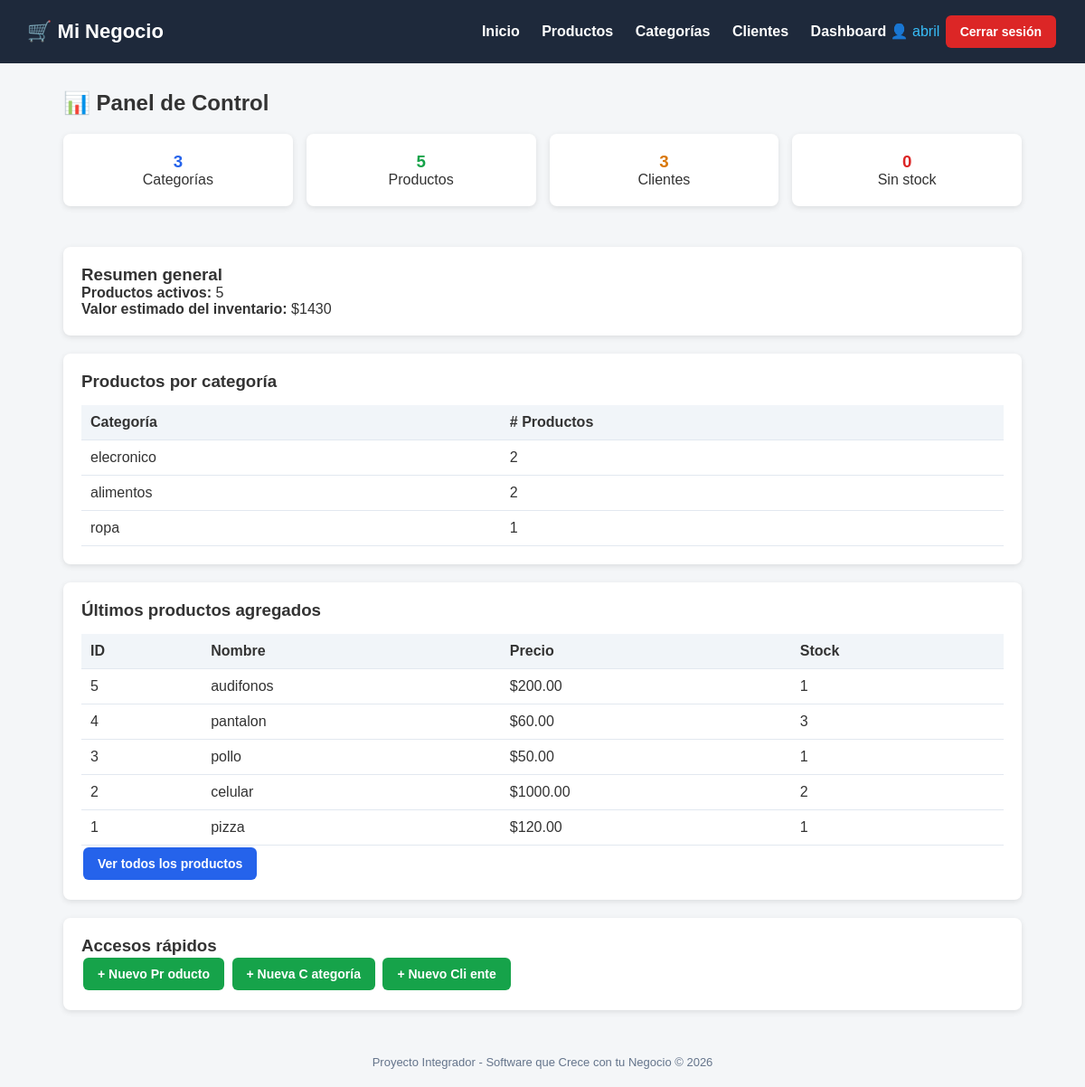
The page /dashboard/ (signed in) on the database its author committed.
### tienda/models.py (models this page shows, shortened)
class Categoria(models.Model):
    nombre = models.CharField(max_length=100)
    descripcion = models.TextField(blank=True, null=True)
    class Meta:
        verbose_name = "Categoria"
        verbose_name_plural = "Categorías"

class Producto(models.Model):
    nombre = models.CharField(max_length=200)
    descripcion = models.TextField(blank=True, null=True)
    precio = models.DecimalField(max_digits=10, decimal_places=2)
    stock = models.IntegerField(default=0)
    categoria = models.ForeignKey(Categoria, on_delete=models.CASCADE)
    fecha_creacion = models.DateTimeField(auto_now_add=True)
    activo = models.BooleanField(default=True)
    class Meta:
        verbose_name = "Producto"
        verbose_name_plural = "Productos"
        ordering = ['nombre']

### tienda/views.py (the view)
# urls.py: path('dashboard/', views.dashboard, name='dashboard'),
@login_required
def dashboard(request):
 total_categorias = Categoria.objects.count()
 total_productos = Producto.objects.count()
 total_clientes = Cliente.objects.count()
 productos_activos = Producto.objects.filter(activo=True).count()
 productos_sin_stock = Producto.objects.filter(stock=0).count()
 valor_inventario = Producto.objects.aggregate(
 total=Sum('precio')
 )['total'] or 0
 ultimos_productos = Producto.objects.order_by('-id')[:5]
 por_categoria = (
 Categoria.objects
 .annotate(num_productos=Count('producto'))
 .order_by('-num_productos')
 )
 context = {
 'total_categorias': total_categorias,
 'total_productos': total_productos,
 'total_clientes': total_clientes,
 'productos_activos': productos_activos,
 'productos_sin_stock': productos_sin_stock,
 'valor_inventario': valor_inventario,
 'ultimos_productos': ultimos_productos,
 'por_categoria': por_categoria,
 }
 return render(request, 'tienda/dashboard.html', context)

### tienda/templates/tienda/dashboard.html (shortened to what this page needs)
{% extends 'base.html' %}
{% block content %}
<h2 style="margin-bottom:20px;">📊 Panel de Control</h2>
<div style="display:grid; grid-template-columns: repeat(auto-fit, minmax( 200px, 1fr)); gap:15px; margin-bottom:25px;">
 <div class="card" style="text-align:center;">
 <h3 style="color:#2563eb;">{{ total_categorias }}</h3>  <p>Categorías</p>
 </div>
 <div class="card" style="text-align:center;">
 <h3 style="color:#16a34a;">{{ total_productos }}</h3>  <p>Productos</p>
 </div>
 <div class="card" style="text-align:center;">
 <h3 style="color:#d97706;">{{ total_clientes }}</h3>  <p>Clientes</p>
 </div>
 <div class="card" style="text-align:center;">
 <h3 style="color:#dc2626;">{{ productos_sin_stock }}</h3>  <p>Sin stock</p>
 </div>
</div>
<div class="card">
 <h3>Resumen general</h3>
 <p><strong>Productos activos:</strong> {{ productos_activos }}</p>  <p><strong>Valor estimado del inventario:</strong> ${{ valor_inventario  }}</p>
</div>
<div class="card">
 <h3>Productos por categoría</h3>
 <table>
 <thead>
 <tr><th>Categoría</th><th># Productos</th></tr>
 </thead>
 <tbody>
 {% for cat in por_categoria %}
 <tr>
 <td>{{ cat.nombre }}</td>
 <td>{{ cat.num_productos }}</td>
 </tr>
 {% empty %}
 <tr><td colspan="2">No hay categorías registradas.</td></tr>  {% endfor %}
 </tbody>
 </table>
</div>
<div class="card">
 <h3>Últimos productos agregados</h3>
 <table>
 <thead>
 <tr><th>ID</th><th>Nombre</th><th>Precio</th><th>Stock</th></tr>  </thead>
 <tbody>
 {% for p in ultimos_productos %}
 <tr>
 <td>{{ p.id }}</td>
 <td>{{ p.nombre }}</td>
 <td>${{ p.precio }}</td>
 <td>{{ p.stock }}</td>
 </tr>
 {% empty %}
 <tr><td colspan="4">No hay productos registrados.</td></tr>  {% endfor %}
 </tbody>
 </table>
 <a href="{% url 'lista_productos' %}" class="btn btn-primary" style="ma rgin-top:15px;">Ver todos los productos</a>
</div>
<div class="card">
 <h3>Accesos rápidos</h3>
 <a href="{% url 'crear_producto' %}" class="btn btn-success">+ Nuevo Pr oducto</a>
 <a href="{% url 'crear_categoria' %}" class="btn btn-success">+ Nueva C ategoría</a>
 <a href="{% url 'crear_cliente' %}" class="btn btn-success">+ Nuevo Cli ente</a>
</div>
{% endblock %}

### templates/base.html (shortened to what this page needs)
<!DOCTYPE html>
<html lang="es">
<head>
</head>
<body>
    <header>
        <h1>🛒 Mi Negocio</h1>
        <nav>
 <a href="{% url 'inicio' %}">Inicio</a>
 <a href="{% url 'lista_productos' %}">Productos</a>
 <a href="{% url 'lista_categorias' %}">Categorías</a>  <a href="{% url 'lista_clientes' %}">Clientes</a>
 {% if user.is_authenticated %}
 <a href="{% url 'dashboard' %}">Dashboard</a>
 <span style="color:#38bdf8;">👤 {{ user.username }}</span>
 <form action="{% url 'logout' %}" method="post" style="display:inline ;">
 <button type="submit" class="btn btn-danger" style="margin-left:10p x;">Cerrar sesión</button>
 </form>
 {% else %}
 <a href="{% url 'login' %}">Iniciar sesión</a>
 {% endif %}
            </nav>
    </header>
    <div class="container">
        {% block content %}{% endblock %}
    </div>
    <footer>
        Proyecto Integrador - Software que Crece con tu Negocio &copy; {% now "Y" %}
    </footer>
</body>
</html>

### templates/base.html (style rules this page uses)
* { margin: 0; padding: 0; box-sizing: border-box; }
body { font-family: Arial, sans-serif; background: #f4f6f8; color: #333; }
header { background: #1e293b; color: #fff; padding: 15px 30px; display: flex; justify-content: space-between; align-items: center; }
header h1 { font-size: 22px; }
header nav a { color: #fff; text-decoration: none; margin-left: 20px; font-weight: bold; }
.container { max-width: 1100px; margin: 30px auto; padding: 0 20px; }
.card { background: #fff; border-radius: 8px; padding: 20px; box-shadow: 0 2px 6px rgba(0,0,0,0.1); margin-bottom: 20px; }
.btn { display: inline-block; padding: 10px 16px; border-radius: 6px; text-decoration: none; color: #fff; font-weight: bold; border: none; cursor: pointer; font-size: 14px; margin: 2px; }
.btn-primary { background: #2563eb; }
.btn-success { background: #16a34a; }
.btn-danger { background: #dc2626; }
table { width: 100%; border-collapse: collapse; margin-top: 15px; }
th, td { padding: 10px; text-align: left; border-bottom: 1px solid #e2e8f0; }
th { background: #f1f5f9; }
footer { text-align: center; padding: 20px; color: #64748b; font-size: 13px; }

### rows shown on the page
Categoria: nombre "elecronico", num_productos "2"
Categoria: nombre "alimentos", num_productos "2"
Categoria: nombre "ropa", num_productos "1"
Producto: id "5", nombre "audifonos", precio "200.00", stock "1"
Producto: id "4", nombre "pantalon", precio "60.00", stock "3"
Producto: id "3", nombre "pollo", precio "50.00", stock "1"
Producto: id "2", nombre "celular", precio "1000.00", stock "2"
Producto: id "1", nombre "pizza", precio "120.00", stock "1"

### other values the page prints
{{ user.username }} "abril"
{{ total_categorias }} "3"
{{ total_productos }} "5"
{{ total_clientes }} "3"
{{ productos_sin_stock }} "0"
{{ productos_activos }} "5"
{{ valor_inventario }} "1430"
